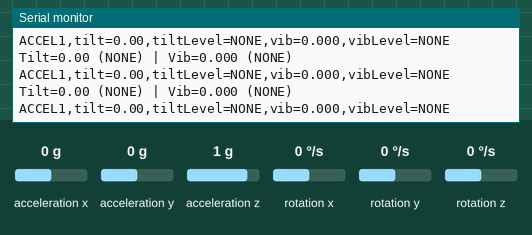
This sketch was run on a simulated Arduino Uno, built with avr-gcc and run on an emulated ATmega328P. Parts: the last lines printed to the serial monitor. The inputs (shaded band) are chosen by the test bench; at power-on: acceleration x 0 g, acceleration y 0 g, acceleration z 1 g, rotation x 0 °/s, rotation y 0 °/s, rotation z 0 °/s.

Above: at 1.2 s.
1.3 s: acceleration x set to -1.4 g
At 1.31 s:
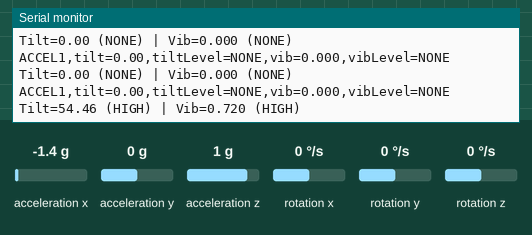
2.8 s: acceleration y set to -0.8 g
At 2.81 s:
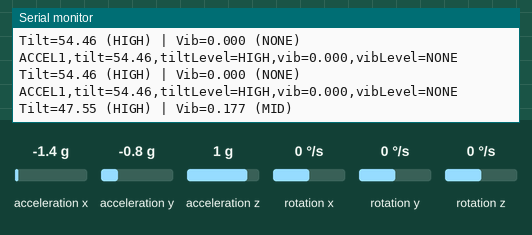
4.3 s: acceleration z set to -1.4 g
At 4.41 s:
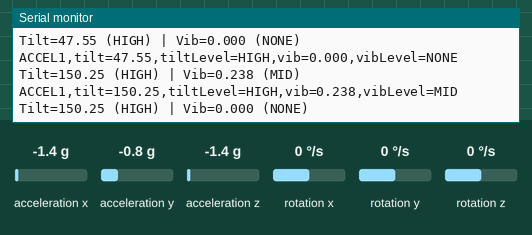
7.3 s: acceleration y set to 0 g
At 7.56 s:
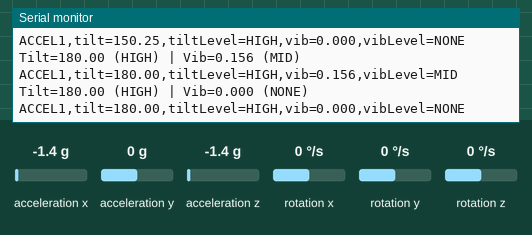
10.3 s: acceleration z set to 0 g
At 10.32 s:
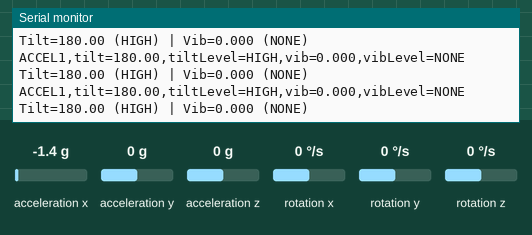
13.3 s: acceleration x set to 0 g
At 13.41 s:
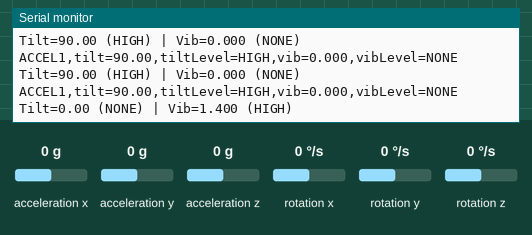
Timing chart, 0 to 15.9 s (numbered marks = the images above; inputs shaded):
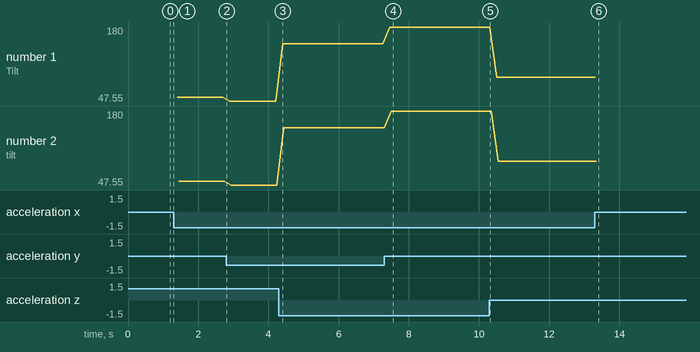

Measured:
- after the input at 1.3 s, the serial monitor: prints a new line at once (image 1)
- after the input at 2.8 s, the serial monitor: prints a new line at once (image 2)
- after the input at 4.3 s, the serial monitor: prints a new line at once (image 3)
- after the input at 7.3 s, the serial monitor: prints a new line after 0.06 s (image 4)
- after the input at 13.3 s, the serial monitor: prints a new line after 0.11 s (image 6)
- plotted number 1: 54.46 → 47.55 after the input at 2.8 s, 47.55 → 150.25 after the input at 4.3 s, 150.25 → 180 after the input at 7.3 s, 180 → 90 after the input at 10.3 s
- plotted number 2: 54.46 → 47.55 after the input at 2.8 s, 47.55 → 150.25 after the input at 4.3 s, 150.25 → 180 after the input at 7.3 s, 180 → 90 after the input at 10.3 s

The sketch:

Accelerometer_arduino.ino
```cpp
#include <Wire.h>
#include <MPU6050.h>
#include <math.h>

MPU6050 accel(0x68);   // address 0x68

const float gForce = 16384.0;  // 1g = 16384 (±2g)

// Tilt thresholds (degrees)
const float lowTiltAngle   = 10.0;
const float midTiltAngle   = 20.0;
const float highTiltAngle  = 45.0;

// Vibration thresholds (g-change per sample)
const float lowVibThresh   = 0.05;  // small vibration
const float midVibThresh   = 0.12;
const float highVibThresh  = 0.25;

// Previous values for vibration calculation
float prevMag = 1.0;  // gravity ~1g
bool  firstSample = true;

unsigned long lastSampleMs = 0;

void setup() {
  Serial.begin(9600);  // to ESP8266
  Wire.begin();

  Serial.println("Initializing MPU6050...");
  accel.initialize();
  if (!accel.testConnection()) {
    Serial.println("⚠ MPU6050 connection FAILED");
  } else {
    Serial.println("✅ MPU6050 OK");
  }
}

void loop() {
  unsigned long now = millis();

  // Sample every 100 ms (10 Hz)
  if (now - lastSampleMs < 100) {
    return;
  }
  lastSampleMs = now;

  // ---- 1) Read raw acceleration ----
  int16_t ax, ay, az;
  accel.getAcceleration(&ax, &ay, &az);

  // Convert to g-force
  float gx = ax / gForce;
  float gy = ay / gForce;
  float gz = az / gForce;

  // ---- 2) Tilt calculation ----
  float roll  = atan2(gy, gz) * 180.0 / PI;
  float pitch = atan2(-gx, sqrt(gy * gy + gz * gz)) * 180.0 / PI;
  float tilt  = max(fabs(roll), fabs(pitch));  // max tilt

  const char* tiltLevel = "NONE";
  if (tilt >= highTiltAngle) {
    tiltLevel = "HIGH";
  } else if (tilt >= midTiltAngle) {
    tiltLevel = "MID";
  } else if (tilt >= lowTiltAngle) {
    tiltLevel = "LOW";
  } else {
    tiltLevel = "NONE";
  }

  // ---- 3) Vibration (earthquake) calculation ----
  // Use change in acceleration magnitude as “vibration strength”
  float mag = sqrt(gx * gx + gy * gy + gz * gz);  // total g
  float vib = 0.0;

  if (!firstSample) {
    vib = fabs(mag - prevMag);  // change since last sample
  } else {
    firstSample = false;
  }
  prevMag = mag;

  const char* vibLevel = "NONE";
  if (vib >= highVibThresh) {
    vibLevel = "HIGH";
  } else if (vib >= midVibThresh) {
    vibLevel = "MID";
  } else if (vib >= lowVibThresh) {
    vibLevel = "LOW";
  } else {
    vibLevel = "NONE";
  }

  // ---- 4) Debug prints (optional) ----
  Serial.print("Tilt=");
  Serial.print(tilt);
  Serial.print(" (");
  Serial.print(tiltLevel);
  Serial.print(") | Vib=");
  Serial.print(vib, 3);
  Serial.print(" (");
  Serial.print(vibLevel);
  Serial.println(")");

  // ---- 5) SEND CLEAN LINE TO ESP8266 ----
  // Format:
  // ACCEL1,tilt=23.45,tiltLevel=MID,vib=0.12,vibLevel=LOW
  Serial.print("ACCEL1,tilt=");
  Serial.print(tilt, 2);
  Serial.print(",tiltLevel=");
  Serial.print(tiltLevel);
  Serial.print(",vib=");
  Serial.print(vib, 3);
  Serial.print(",vibLevel=");
  Serial.println(vibLevel);
}
```
